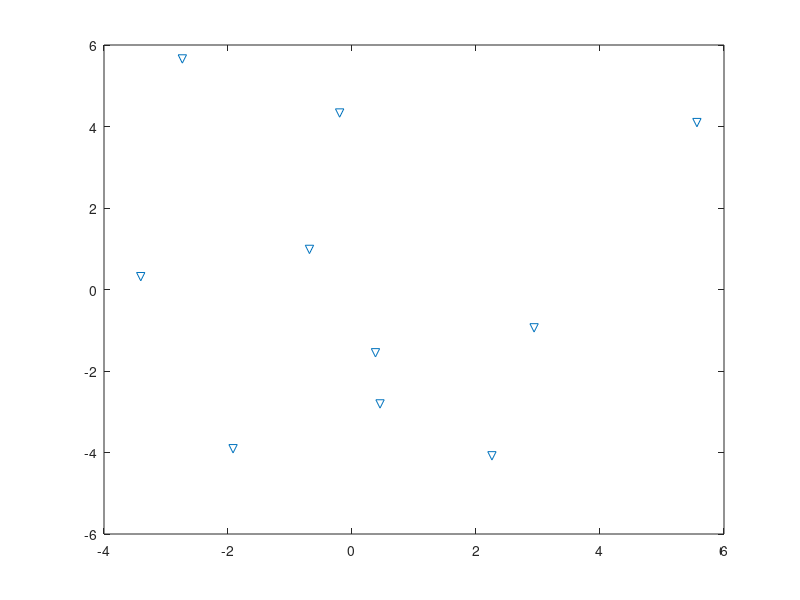

The MATLAB source for this figure:
clear;close all;

%Positionen von krills (Zufällig)
k=rand(10,2);
R=0.2;

%Bewegungsvektor (Zufällig)
v0=rand(10,2)-0.5;

%Zeit für Simulation
tmax=10;
tstep=0.1;

figure
plot(k(:,1),k(:,2),'v')
xlim([-10 10]);
ylim([-10 10]);
hold on;

for t=1:tmax/tstep
    
    %Für jeden Zeitschritt verschiebung um v*t
    for i=1:length(k)
    k(i,1)=k(i,1)+v0(i,1)*tstep;
    k(i,2)=k(i,2)+v0(i,2)*tstep;
    end
    
    %Neuer Plot
    clf;
    plot(k(:,1),k(:,2),'v');
    pause(0.1)
end

